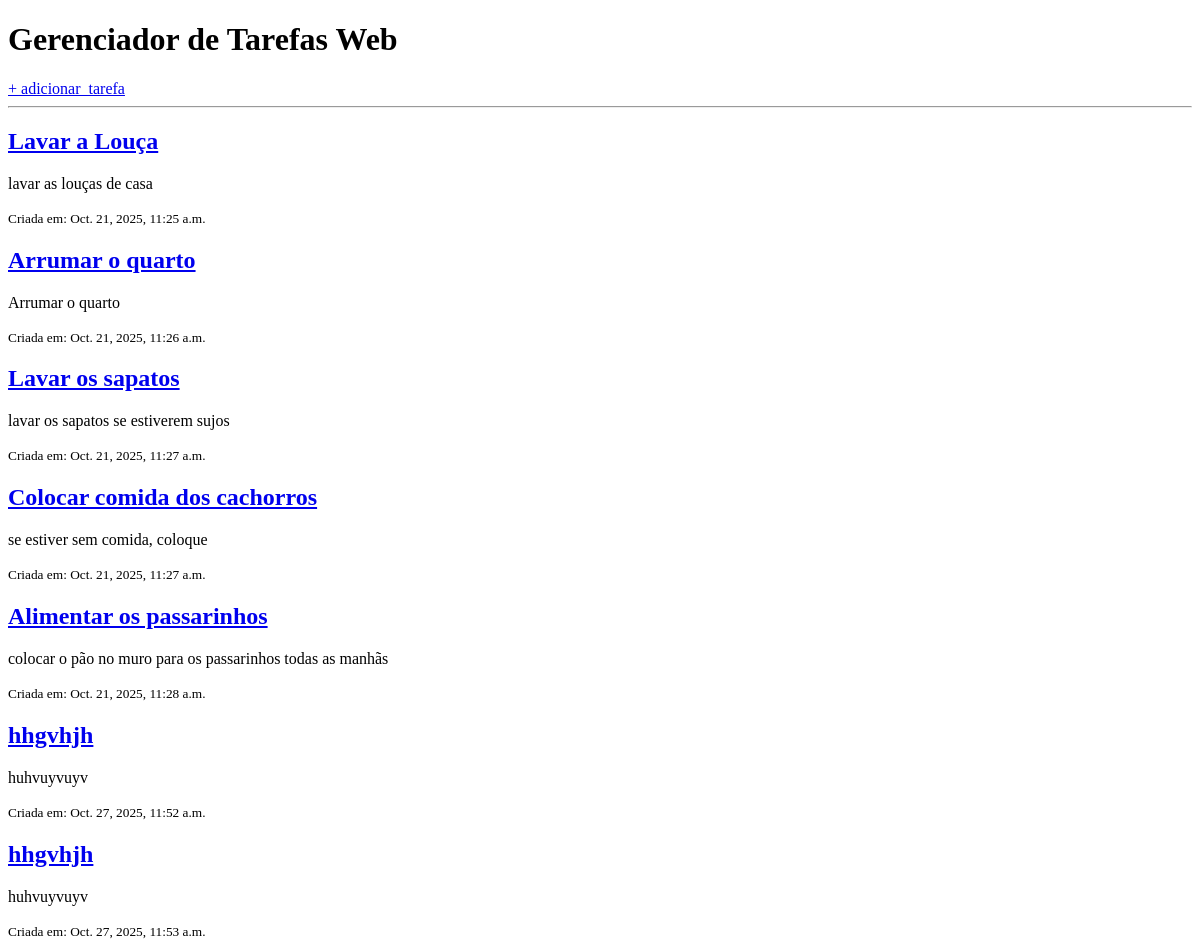
The page /tarefas/ on the database as committed earlier.
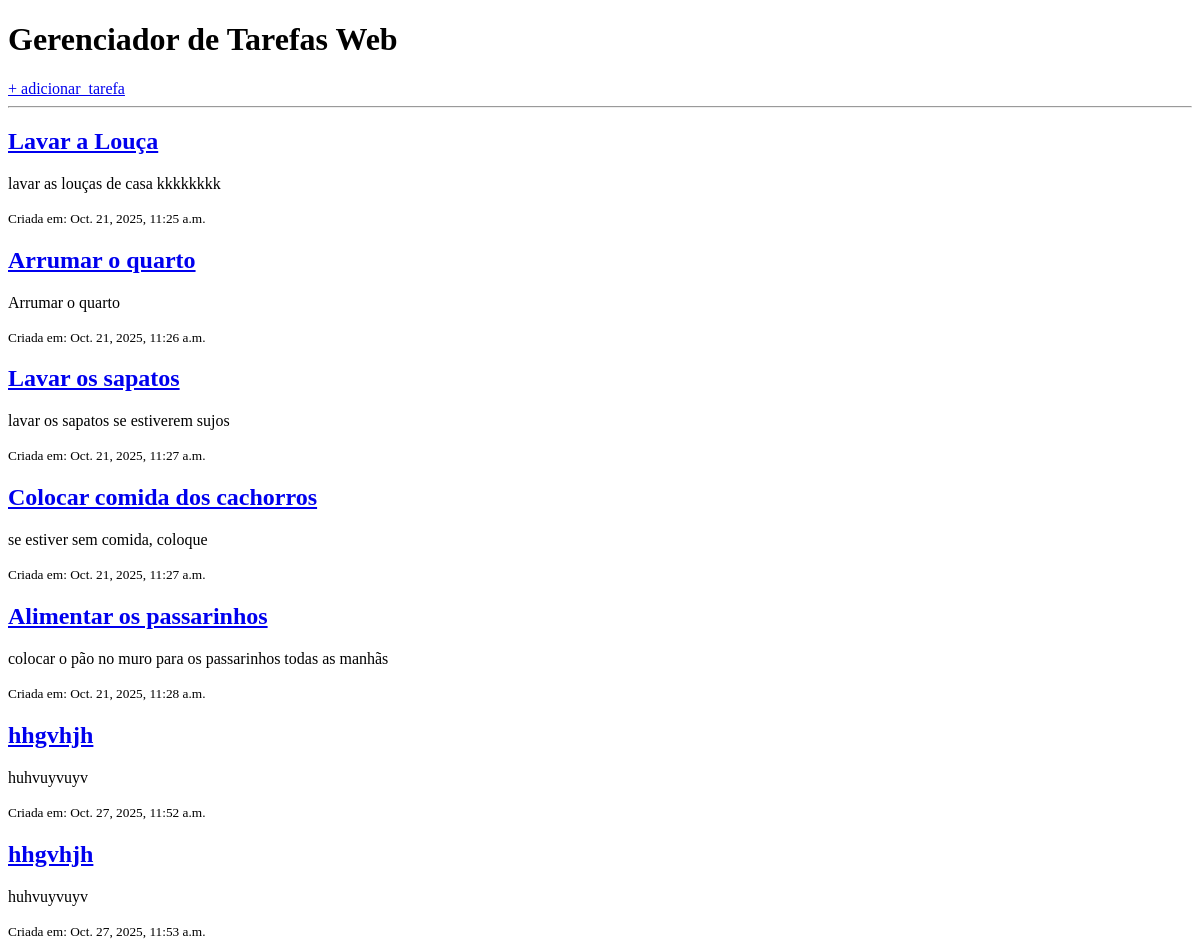
The same page on the database as committed later.
### tarefas/models.py (models this page shows, shortened)
class Tarefa(models.Model):
    titulo = models.CharField(max_length=200)
    descricao = models.TextField(blank=True, null=True)
    data_criacao = models.DateTimeField(auto_now_add=True)
    concluida = models.BooleanField(default=False)

### tarefas/views.py (the view)
def listar_tarefas(request):
    tarefas_salvas = Tarefa.objects.all()
    contexto = {
        "minhas_tarefas": tarefas_salvas
        }
    return render (request, 'tarefas/lista.html', contexto )

### tarefas/templates/tarefas/lista.html (shortened to what this page needs)
<!DOCTYPE html>
<html lang="pt-br">
<head>
</head>
<body>
    <h1>Gerenciador de Tarefas Web</h1>
    <a href="{%url 'adicionar_tarefa' %}"> + adicionar_tarefa </a>
    <hr>
    {% for tarefa in minhas_tarefas %}
        <div class="tarefa {% if tarefa.concluida %}concluida{% endif %}">
            <h2><a href="{% url 'detalhe_tarefa' tarefa.id %}">{{ tarefa.titulo }}</a></h2>
            <p>{{ tarefa.descricao }}</p>
            <small>Criada em: {{ tarefa.data_criacao }}</small>
        </div>
    {% empty %}
        <p>Nenhuma tarefa cadastrada ainda. Adicione algumas no <a href="/admin/">Admin</a>!</p>
    {% endfor %}
</body>
</html>

Rows that differ between the two databases and show on the page:
changed Tarefa "Lavar a Louça": descricao "lavar as louças de casa" → "lavar as louças de casa kkkkkkkk"
